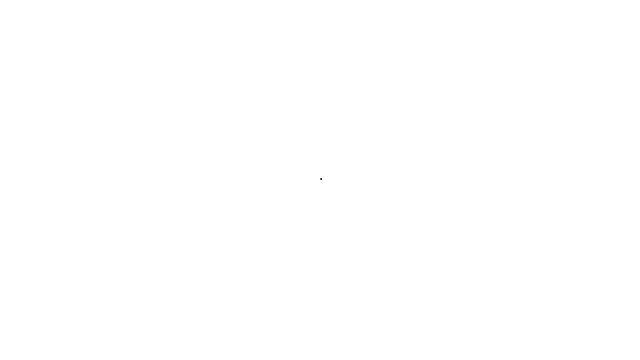
Frame 1 (no input)
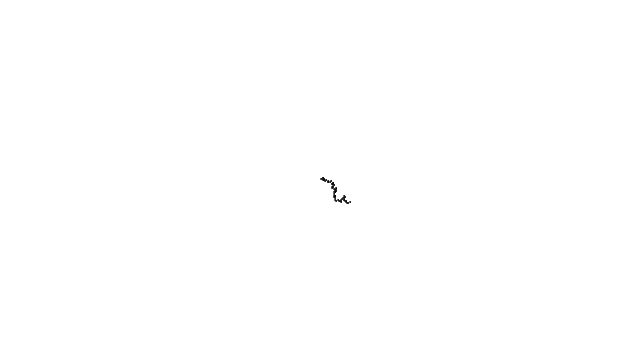
Frame 60 (no input)
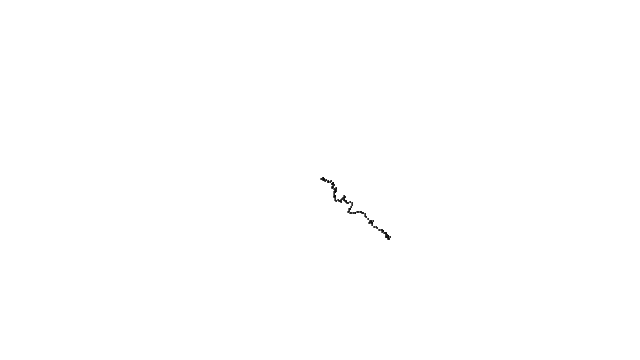
Frame 120 (the mouse pressed at the canvas centre since frame 60)

The p5.js sketch that drew these frames (run headless with seeded random() and noise() and a simulated clock; from frame 60 on, the mouse is pressed at the canvas centre):

// p5.js sketch
// ── sketch.js
var w;

function setup() {
    createCanvas(640, 360);
    w = new Walker();
    background(255);
}

function draw() {
  w.step();
  w.display();
}

function Walker() {
    this.x = width/2;
    this.y = height/2;

    this.display = function() {
        stroke(0);
        ellipse(this.x, this.y, 1, 1);
    }

    this.step = function() {
        var xStep = floor(random(4)) - 1;
        var yStep = floor(random(4)) - 1;
        this.x += xStep;
        this.y += yStep;
    }
}
